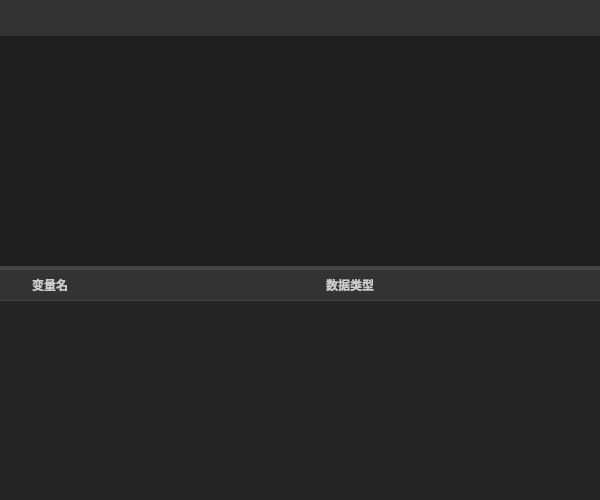
<?xml version="1.0" encoding="UTF-8"?>
<ui version="4.0">
 <class>LogicTextWidget</class>
 <widget class="QWidget" name="LogicTextWidget">
  <property name="geometry">
   <rect>
    <x>0</x>
    <y>0</y>
    <width>600</width>
    <height>500</height>
   </rect>
  </property>
  <property name="styleSheet">
   <string notr="true">QWidget#LogicTextWidget {
    background-color: #252526;
}</string>
  </property>
  <layout class="QVBoxLayout" name="verticalLayout">
   <property name="spacing">
    <number>0</number>
   </property>
   <property name="leftMargin">
    <number>0</number>
   </property>
   <property name="topMargin">
    <number>0</number>
   </property>
   <property name="rightMargin">
    <number>0</number>
   </property>
   <property name="bottomMargin">
    <number>0</number>
   </property>
   <item>
    <widget class="QWidget" name="toolbar_container" native="true">
     <property name="minimumSize">
      <size>
       <width>0</width>
       <height>36</height>
      </size>
     </property>
     <property name="maximumSize">
      <size>
       <width>16777215</width>
       <height>36</height>
      </size>
     </property>
     <property name="styleSheet">
      <string notr="true">background-color: #333333;</string>
     </property>
     <layout class="QHBoxLayout" name="toolbar_layout">
      <property name="spacing">
       <number>2</number>
      </property>
      <property name="leftMargin">
       <number>4</number>
      </property>
      <property name="topMargin">
       <number>2</number>
      </property>
      <property name="rightMargin">
       <number>4</number>
      </property>
      <property name="bottomMargin">
       <number>2</number>
      </property>
     </layout>
    </widget>
   </item>
   <item>
    <widget class="QSplitter" name="splitter">
     <property name="orientation">
      <enum>Qt::Vertical</enum>
     </property>
     <property name="styleSheet">
      <string notr="true">QSplitter::handle {
    background-color: #454545;
}</string>
     </property>
     <property name="childrenCollapsible">
      <bool>false</bool>
     </property>
     <widget class="QPlainTextEdit" name="text_editor">
      <property name="styleSheet">
       <string notr="true">QPlainTextEdit {
    background-color: #1E1E1E;
    color: #FFFFFF;
    font-family: 'Consolas', 'Courier New', monospace;
    font-size: 12pt;
    border: none;
    padding: 4px;
}</string>
      </property>
      <property name="tabChangesFocus">
       <bool>false</bool>
      </property>
      <property name="lineWrapMode">
       <enum>QPlainTextEdit::NoWrap</enum>
      </property>
     </widget>
     <widget class="QTableWidget" name="var_table">
      <property name="minimumSize">
       <size>
        <width>0</width>
        <height>120</height>
       </size>
      </property>
      <property name="styleSheet">
       <string notr="true">QTableWidget {
    background-color: #252526;
    color: #FFFFFF;
    border: none;
    gridline-color: #3C3C3C;
}
QTableWidget::item {
    padding: 4px 8px;
}
QHeaderView::section {
    background-color: #333333;
    color: #CCCCCC;
    border: none;
    border-bottom: 1px solid #454545;
    padding: 4px 8px;
    font-weight: bold;
}</string>
      </property>
      <property name="editTriggers">
       <set>QAbstractItemView::NoEditTriggers</set>
      </property>
      <property name="selectionBehavior">
       <enum>QAbstractItemView::SelectRows</enum>
      </property>
      <property name="selectionMode">
       <enum>QAbstractItemView::SingleSelection</enum>
      </property>
      <attribute name="horizontalHeaderStretchLastSection">
       <bool>true</bool>
      </attribute>
      <attribute name="verticalHeaderVisible">
       <bool>false</bool>
      </attribute>
      <column>
       <property name="text">
        <string>变量名</string>
       </property>
      </column>
      <column>
       <property name="text">
        <string>数据类型</string>
       </property>
      </column>
     </widget>
    </widget>
   </item>
  </layout>
 </widget>
 <resources/>
 <connections/>
</ui>
